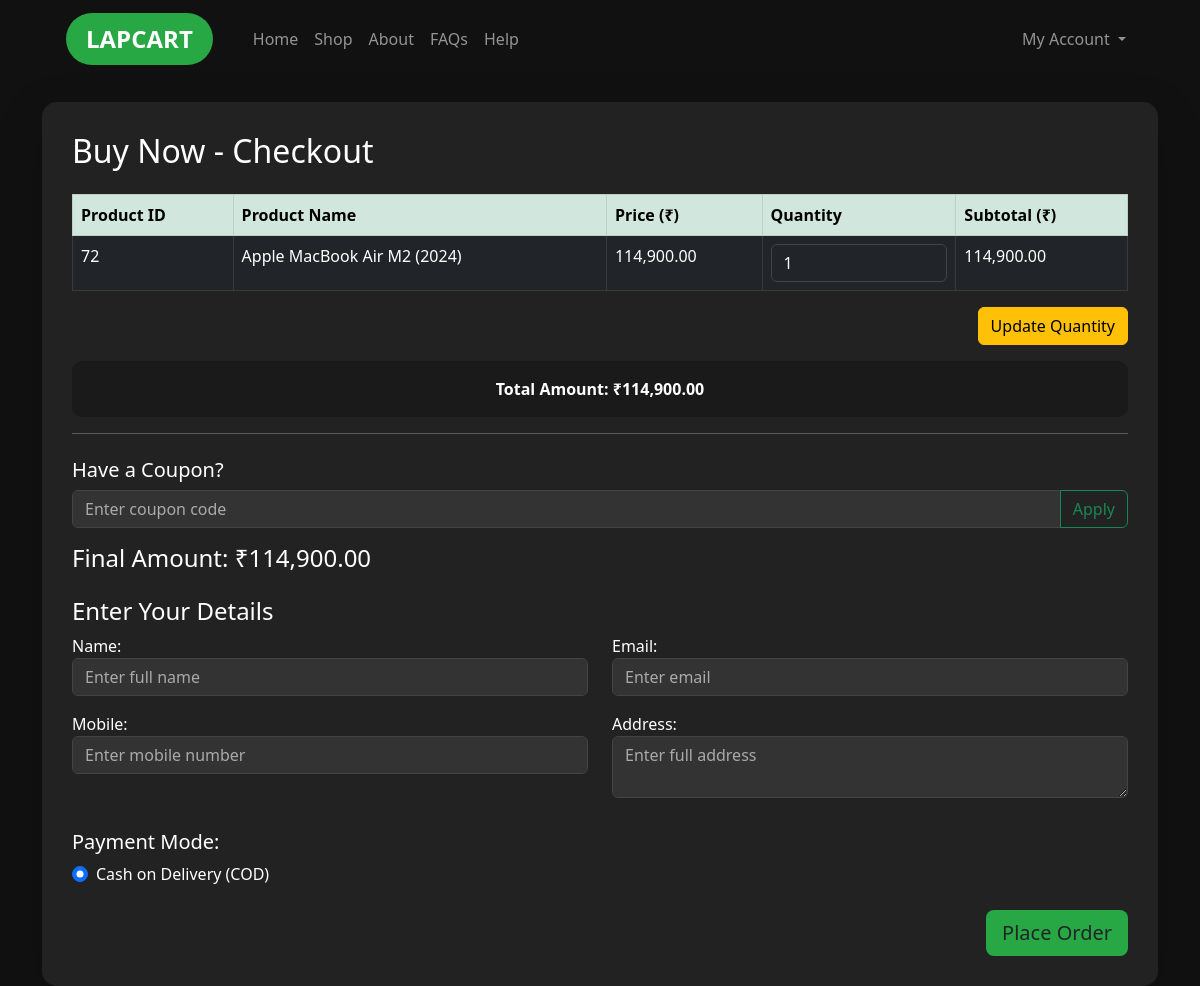
/User/checkout_buy_now.php?product_id=72, run on the app's committed database.
### tables this page shows
CREATE TABLE `product_master` (
  `product_id` int(11) NOT NULL,
  `product_name` varchar(150) NOT NULL,
  `product_description` text NOT NULL,
  `brand_id` int(11) NOT NULL,
  `product_price` decimal(10,2) NOT NULL,
  `stock_quantity` int(11) NOT NULL,
  `added_at` datetime DEFAULT current_timestamp(),
  `image_path` varchar(255) DEFAULT NULL,
  `price` decimal(10,2) NOT NULL DEFAULT 0.00,
  `stock` int(11) NOT NULL DEFAULT 0
);

### User/checkout_buy_now.php (the view, shortened to what this page needs)
<?php
$conn = new mysqli("localhost", "root", "", "laptop_store");
$product_id = intval($_GET['product_id']);
$sql = "SELECT * FROM product_master WHERE product_id = $product_id";
$result = $conn->query($sql);
$product = $result->fetch_assoc();
$stock_quantity = intval($product['stock_quantity']);
$unit_price = floatval($product['product_price']);
$selected_qty = isset($_GET['quantity']) ? intval($_GET['quantity']) : 1;
$total_price = $unit_price * $selected_qty;
?>
<!DOCTYPE html>
<html lang="en">
<head>
    <link href="https://cdn.jsdelivr.net/npm/bootstrap@5.3.0/dist/css/bootstrap.min.css" rel="stylesheet">
</head>
<body>
    <div class="container">
        <nav class="navbar navbar-expand-lg navbar-dark px-4">
            <a class="navbar-brand d-flex align-items-center" href="shop.php">
                <span class="logo-oval">LAPCART</span>
            </a>
            <div class="collapse navbar-collapse" id="navbarNav">
                <ul class="navbar-nav ms-3">
                    <li class="nav-item"><a class="nav-link" href="index.php">Home</a></li>
                    <li class="nav-item"><a class="nav-link" href="shop.php">Shop</a></li>
                    <li class="nav-item"><a class="nav-link" href="about.php">About</a></li>
                    <li class="nav-item"><a class="nav-link" href="faqs.php">FAQs</a></li>
                    <li class="nav-item"><a class="nav-link" href="help.php">Help</a></li>
                </ul>
                <ul class="navbar-nav ms-auto">
                    <li class="nav-item dropdown">
                        <a class="nav-link dropdown-toggle" href="#" id="accountDropdown" role="button" data-bs-toggle="dropdown">
                            My Account
                        </a>
                    </li>
                </ul>
            </div>
        </nav>
        <div class="checkout-box shadow-lg mt-4">
            <h2 class="mb-4">Buy Now - Checkout</h2>
            <form method="post">
                <table class="table table-bordered table-dark">
                    <thead class="table-success text-dark">
                        <tr>
                            <th>Product ID</th>
                            <th>Product Name</th>
                            <th>Price (₹)</th>
                            <th>Quantity</th>
                            <th>Subtotal (₹)</th>
                        </tr>
                    </thead>
                    <tbody>
                        <tr>
                            <td><?= $product['product_id'] ?></td>
                            <td><?= htmlspecialchars($product['product_name']) ?></td>
                            <td><?= number_format($unit_price, 2) ?></td>
                            <td>
                                <input type="number" name="quantity" value="<?= $selected_qty ?>" min="1" max="<?= $stock_quantity ?>" class="form-control bg-dark text-white">
                            </td>
                            <td><?= number_format($total_price, 2) ?></td>
                        </tr>
                    </tbody>
                </table>
                <div class="text-end">
                    <button type="submit" name="update_quantity" class="btn btn-warning">Update Quantity</button>
                </div>
            </form>
            <div class="p-3 mt-3 mb-3" style="background-color:#1a1a1a; border-radius:10px; text-align:center; font-weight:bold;">
                Total Amount: ₹<span id="originalTotal"><?= number_format($total_price, 2) ?></span>
            </div>
            <form method="post" action="place_order.php">
                <hr class="bg-secondary">
            <div class="mt-4 position-relative">
                <h5>Have a Coupon?</h5>
                <div class="input-group mb-3">
                    <input type="text" name="coupon_code" id="coupon" class="form-control" placeholder="Enter coupon code">
                    <button class="btn btn-outline-success" type="button" id="applyCoupon">Apply</button>
                </div>
            </div>
                <h4>Final Amount: ₹<span id="totalDisplay"><?= number_format($total_price, 2) ?></span></h4>
                <h4 class="mt-4">Enter Your Details</h4>
                <div class="row">
                    <div class="col-md-6 mb-3">
                        <label>Name:</label>
                        <input type="text" name="name" class="form-control" required placeholder="Enter full name">
                    </div>
                    <div class="col-md-6 mb-3">
                    <label>Email:</label>
                    <input type="email" name="email" id="email" class="form-control" required
                           placeholder="Enter email"
                           pattern="^[^@\s]+@[^@\s]+\.[^@\s]+$"
                           title="Enter a valid email address (must include . after @)">
                </div>
                <div class="col-md-6 mb-3">
                    <label>Mobile:</label>
                    <input type="text" name="mobile" id="mobile" class="form-control" required
                           placeholder="Enter mobile number"
                           pattern="[6-9][0-9]{9}"
                           title="Enter a valid 10-digit mobile number starting with 6,7,8, or 9">
                </div>
                    <div class="col-md-6 mb-3">
                        <label>Address:</label>
                        <textarea name="address" class="form-control" rows="2" required placeholder="Enter full address"></textarea>
                    </div>
                </div>
                <div class="mt-3">
                    <h5>Payment Mode:</h5>
                    <div class="form-check">
                        <input class="form-check-input" type="radio" name="payment_method" id="cod" value="COD" checked>
                        <label class="form-check-label" for="cod">Cash on Delivery (COD)</label>
                    </div>
                </div>
                <div class="text-end mt-4">
                    <button type="submit" name="place_order" class="btn btn-green btn-lg">Place Order</button>
                </div>
            </form>
        </div>
    </div>
</body>
</html>

### User/checkout_buy_now.php (style rules this page uses)
body { background-color: #111; color: #fff; }
.checkout-box { background-color: #222; padding: 30px; border-radius: 15px; margin-top: 50px; }
.btn-green { background-color: #28a745; border: none; }
.logo-oval { background-color: #28a745; border-radius: 50px; color: #fff; font-size: 24px; font-weight: bold; padding: 8px 20px; text-decoration: none; }
.form-control, .form-select { background-color: #333; color: #fff; border: 1px solid #444; }
.form-control::placeholder { color: #aaa; }

### data on the page
product_master: product_id "72", product_name "Apple MacBook Air M2 (2024)", product_price "114,900.00"
